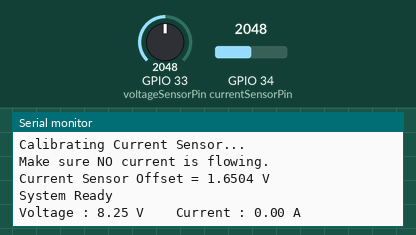
Recording of a sketch running on a simulated ESP32. Parts: the last lines printed to the serial monitor. The inputs (shaded band) are chosen by the test bench; at power-on: GPIO 33 (voltageSensorPin) = 2048, GPIO 34 (currentSensorPin) = 2048.

Above: at 2.2 s.
2.3 s: GPIO 33 (voltageSensorPin) set to 2866
At 3.6 s:
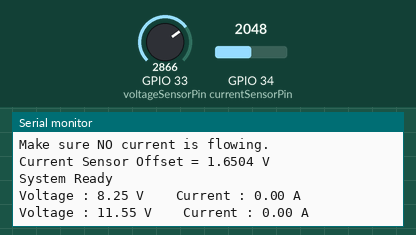
3.8 s: GPIO 34 (currentSensorPin) set to 2866
At 5.1 s:
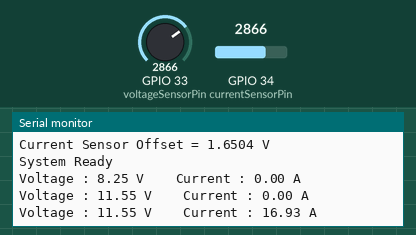
5.3 s: GPIO 33 (voltageSensorPin) set to 3603
At 6.6 s:
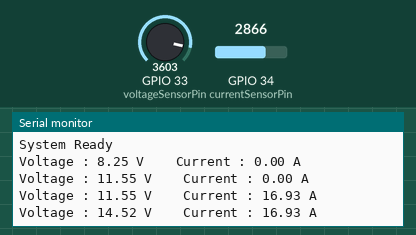
6.8 s: GPIO 34 (currentSensorPin) set to 3603
At 8.1 s:
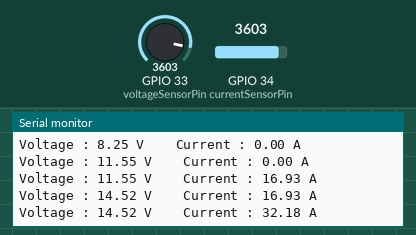
Timing chart, 0 to 9.3 s (numbered marks = the images above; inputs shaded):
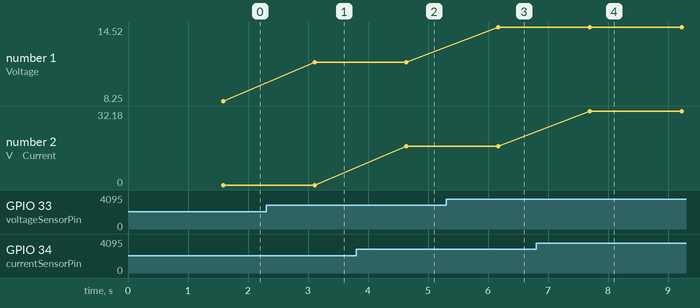

The sketch:

soc_soh.ino
```cpp
#include <Arduino.h>

// -------------------- Pins --------------------
const int voltageSensorPin = 33;
const int currentSensorPin = 34;

// -------------------- ADC Parameters --------------------
const float ADC_RESOLUTION = 4095.0;
const float REFERENCE_VOLTAGE = 3.3;

// -------------------- Voltage Sensor --------------------
// Adjust according to your voltage divider
const float MAX_INPUT_VOLTAGE = 16.5;

// -------------------- Current Sensor --------------------
const float CURRENT_SENSOR_SENSITIVITY = 38.938; // mV/A
float currentSensorOffset = 0.0;

// --------------------------------------------------------
// Calibrate Current Sensor
// Ensure NO current flows during startup
// --------------------------------------------------------
float calibrateCurrentSensor()
{
    const int samples = 500;
    long totalADC = 0;

    for (int i = 0; i < samples; i++)
    {
        totalADC += analogRead(currentSensorPin);
        delay(2);
    }

    float averageADC = (float)totalADC / samples;

    return (averageADC / ADC_RESOLUTION) * REFERENCE_VOLTAGE;
}

// --------------------------------------------------------
// Read Voltage
// --------------------------------------------------------
float readVoltage()
{
    const int samples = 50;
    long totalADC = 0;

    for (int i = 0; i < samples; i++)
    {
        totalADC += analogRead(voltageSensorPin);
        delay(2);
    }

    float averageADC = (float)totalADC / samples;

    return (averageADC / ADC_RESOLUTION) * MAX_INPUT_VOLTAGE;
}

// --------------------------------------------------------
// Read Current
// --------------------------------------------------------
float readCurrent()
{
    const int samples = 200;
    long totalADC = 0;

    for (int i = 0; i < samples; i++)
    {
        totalADC += analogRead(currentSensorPin);
        delay(2);
    }

    float averageADC = (float)totalADC / samples;

    float sensorVoltage =
        (averageADC / ADC_RESOLUTION) * REFERENCE_VOLTAGE;

    float current =
        (sensorVoltage - currentSensorOffset) /
        (CURRENT_SENSOR_SENSITIVITY / 1000.0);

    // Remove small noise around zero
    if (abs(current) < 0.05)
        current = 0.0;

    return current;
}

// -------------------- Setup --------------------
void setup()
{
    Serial.begin(115200);

    pinMode(voltageSensorPin, INPUT);
    pinMode(currentSensorPin, INPUT);

    // Better ADC range utilization
    analogSetPinAttenuation(voltageSensorPin, ADC_11db);
    analogSetPinAttenuation(currentSensorPin, ADC_11db);

    Serial.println("\nCalibrating Current Sensor...");
    Serial.println("Make sure NO current is flowing.");

    currentSensorOffset = calibrateCurrentSensor();

    Serial.print("Current Sensor Offset = ");
    Serial.print(currentSensorOffset, 4);
    Serial.println(" V");

    Serial.println("System Ready\n");
}

// -------------------- Loop --------------------
void loop()
{
    float voltage = readVoltage();
    float current = readCurrent();

    if (voltage < 0.5)
        voltage = 0.0;

    Serial.print("Voltage : ");
    Serial.print(voltage, 2);
    Serial.print(" V");

    Serial.print("    Current : ");
    Serial.print(current, 2);
    Serial.println(" A");

    delay(1000);
}
```

Measured:
- after the input at 2.3 s, the serial monitor: prints a new line after 0.81 s (image 1)
- after the input at 3.8 s, the serial monitor: prints a new line after 0.84 s (image 2)
- after the input at 5.3 s, the serial monitor: prints a new line after 0.87 s (image 3)
- after the input at 6.8 s, the serial monitor: prints a new line after 0.90 s (image 4)
- plotted number 1: 8.25 → 11.55 after the input at 2.3 s, 11.55 → 14.52 after the input at 5.3 s
- plotted number 2: 0 → 16.93 after the input at 3.8 s, 16.93 → 32.18 after the input at 6.8 s
